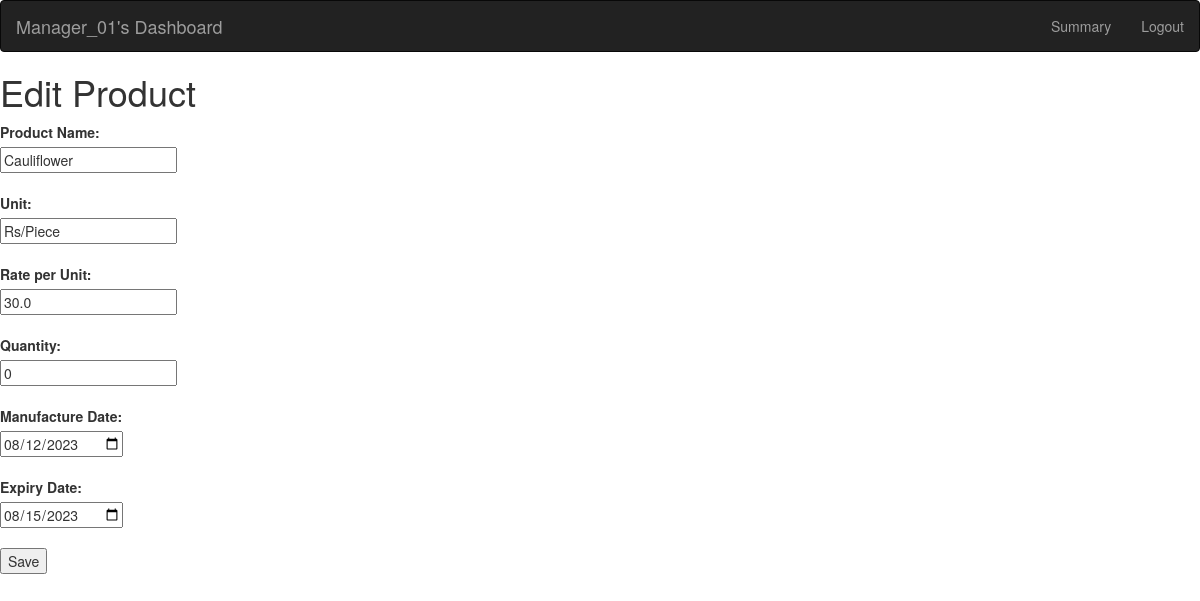
/product/1/edit, run on the app's committed database.
### app.py (models this page shows, shortened)
class Product(db.Model):
  product_id = db.Column(db.Integer, primary_key = True)
  product_name = db.Column(db.String, nullable = False)
  unit = db.Column(db.String, nullable=False)
  rate_per_unit = db.Column(db.Float, nullable=False)
  quantity = db.Column(db.Integer, nullable=False)
  manufacture_date = db.Column(db.Date)
  expiry_date = db.Column(db.Date)
  category_id = db.Column(db.Integer, db.ForeignKey("category.category_id"))
  category = db.relationship('Category', back_populates='products')
  users = db.relationship('Association', back_populates='product')

### app.py (the view, shortened to what this page needs)
@app.route('/product/<int:product_id>/edit', methods=['GET', 'POST'])
def edit_product(product_id):
    product = Product.query.get_or_404(product_id)
    return render_template('edit_product.html', product=product)

### templates/edit_product.html (shortened to what this page needs)
<!DOCTYPE html>
<html>
    <head>
        <link rel="stylesheet" href="https://maxcdn.bootstrapcdn.com/bootstrap/3.4.1/css/bootstrap.min.css">
    </head>
    <body>
    <nav class="navbar navbar-inverse">
        <div class="container-fluid">
          <div class="navbar-header">
            <a class="navbar-brand" href="/manager_dashboard">Manager_01's Dashboard</a>
          </div>
          <ul class="nav navbar-nav navbar-right">
            <li><a href="#">Summary</a></li>
            <li><a href="/admin_page">Logout</a></li>
          </ul>
        </div>
    </nav>
    <h1>Edit Product</h1>
    <form action="{{ url_for('edit_product', product_id=product.product_id) }}" method="post">
        <label for="name">Product Name:</label><br>
        <input type="text" id="name" name="product_name" value="{{ product.product_name }}"><br><br>
        <label for="unit">Unit:</label><br>
        <input type="text" id="unit" name="unit" value="{{product.unit}}"><br><br>
        <label for="rate_per_unit">Rate per Unit:</label><br>
        <input type="number" id="rate_per_unit" name="rate_per_unit" value="{{product.rate_per_unit}}"><br><br>
        <label for="quantity">Quantity:</label><br>
        <input type="number" id="quantity" name="quantity" value="{{product.quantity}}"><br><br>
        <label for="name">Manufacture Date:</label><br>
        <input type="date" id="manufacture_date" name="manufacture_date" value="{{product.manufacture_date}}"><br><br>
        <label for="name">Expiry Date:</label><br>
        <input type="date" id="expiry_date" name="expiry_date" value="{{product.expiry_date}}"><br><br>
        <input type="submit" value="Save">
    </body>
</html>

### data on the page
Product: product_name "Cauliflower", unit "Rs/Piece", rate_per_unit "30.0", quantity "0", manufacture_date "08/12/2023", expiry_date "08/15/2023"
